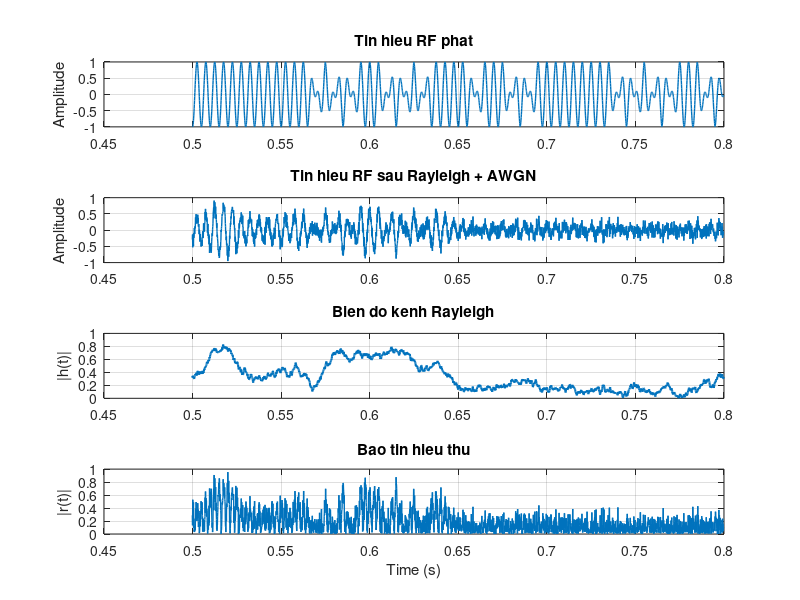

MATLAB code for this plot:
clc;
clear;
close all;

%% =========================
% THAM SO
%% =========================

N = 200;           % So symbol

sps = 100;         % Mau / symbol

Fs = 10000;        % Tan so lay mau

fc = 200;          % Song mang RF

SNR_dB = 8;        % Muc nhieu

%% =========================
% SINH DU LIEU BPSK
%% =========================

bits = randi([0 1],1,N);

symbols = 2*bits - 1;

%% =========================
% UPSAMPLING
%% =========================

tx_baseband = repelem(symbols,sps);

%% =========================
% PULSE SHAPING
%% =========================

pulse = ones(1,sps);

tx_baseband = conv(tx_baseband,pulse,'same');

tx_baseband = tx_baseband/max(abs(tx_baseband));

%% =========================
% SONG MANG RF
%% =========================

t = (0:length(tx_baseband)-1)/Fs;

carrier = cos(2*pi*fc*t);

%% =========================
% TIN HIEU PHAT
%% =========================

tx_rf = tx_baseband .* carrier;

%% =========================
% KENH RAYLEIGH
%% =========================

h_raw = (randn(size(tx_rf)) + 1j*randn(size(tx_rf)))/sqrt(2);

L = 1000;     % cang lon fading cang cham

h = filter(ones(1,L)/L,1,h_raw);

h = abs(h);

h = h/max(h);

%% =========================
% TRUYEN QUA KENH
%% =========================

rx_rf = h .* tx_rf;

%% =========================
% THEM AWGN
%% =========================

signal_power = mean(rx_rf.^2);

noise_power = signal_power/(10^(SNR_dB/10));

noise = sqrt(noise_power)*randn(size(rx_rf));

rx_rf = rx_rf + noise;

%% =========================
% CHI VE 1 DOAN NGAN
%% =========================

start_idx = 5000;

num_samples = 3000;

idx = start_idx:start_idx+num_samples-1;

%% =========================
% PLOT
%% =========================

figure('Color','w');

subplot(4,1,1)
plot(t(idx),tx_rf(idx),'LineWidth',1)
grid on
title('Tin hieu RF phat')
ylabel('Amplitude')

subplot(4,1,2)
plot(t(idx),rx_rf(idx),'LineWidth',1)
grid on
title('Tin hieu RF sau Rayleigh + AWGN')
ylabel('Amplitude')

subplot(4,1,3)
plot(t(idx),h(idx),'LineWidth',1.5)
grid on
title('Bien do kenh Rayleigh')
ylabel('|h(t)|')

subplot(4,1,4)
plot(t(idx),abs(rx_rf(idx)),'LineWidth',1)
grid on
title('Bao tin hieu thu')
xlabel('Time (s)')
ylabel('|r(t)|')
